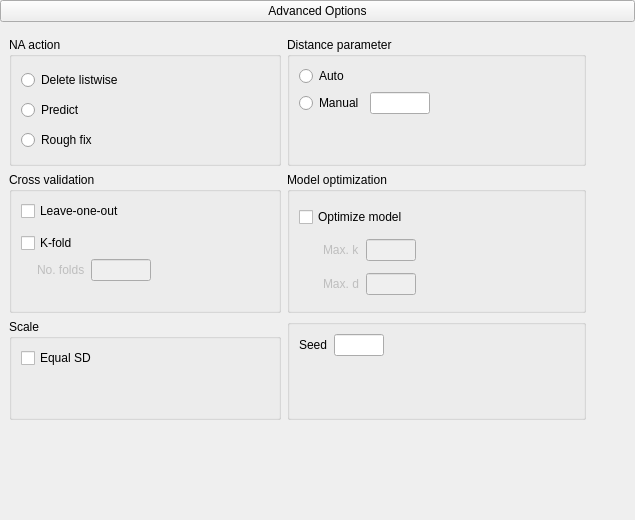
    <widget class="QWidget" name="advancedBox" native="true">
     <layout class="QGridLayout" name="gridLayout_2">
      <property name="leftMargin">
       <number>0</number>
      </property>
      <property name="topMargin">
       <number>0</number>
      </property>
      <property name="rightMargin">
       <number>0</number>
      </property>
      <item row="0" column="0" rowspan="2" colspan="2">
       <widget class="ExpanderButton" name="expanderAdvanced">
        <property name="enabled">
         <bool>true</bool>
        </property>
        <property name="text">
         <string>Advanced Options</string>
        </property>
       </widget>
      </item>
      <item row="3" column="0" rowspan="2" colspan="2">
       <widget class="QWidget" name="advancedOptions" native="true">
        <layout class="QGridLayout" name="gridLayout_7">
         <item row="0" column="2">
          <widget class="BoundGroupBox" name="distanceParameter">
           <property name="title">
            <string>Distance parameter</string>
           </property>
           <property name="flat">
            <bool>false</bool>
           </property>
           <layout class="QGridLayout" name="gridLayout_21">
            <item row="1" column="1">
             <widget class="BoundTextBox" name="distanceParameterManual">
              <property name="sizePolicy">
               <sizepolicy hsizetype="Fixed" vsizetype="Preferred">
                <horstretch>0</horstretch>
                <verstretch>0</verstretch>
               </sizepolicy>
              </property>
              <property name="minimumSize">
               <size>
                <width>60</width>
                <height>0</height>
               </size>
              </property>
              <property name="maximumSize">
               <size>
                <width>60</width>
                <height>16777215</height>
               </size>
              </property>
             </widget>
            </item>
            <item row="0" column="0">
             <widget class="QRadioButton" name="auto_3">
              <property name="sizePolicy">
               <sizepolicy hsizetype="Fixed" vsizetype="Fixed">
                <horstretch>0</horstretch>
                <verstretch>0</verstretch>
               </sizepolicy>
              </property>
              <property name="text">
               <string>Auto</string>
              </property>
             </widget>
            </item>
            <item row="2" column="0">
             <spacer name="verticalSpacer_4">
              <property name="orientation">
               <enum>Qt::Vertical</enum>
              </property>
              <property name="sizeHint" stdset="0">
               <size>
                <width>20</width>
                <height>40</height>
               </size>
              </property>
             </spacer>
            </item>
            <item row="1" column="2">
             <spacer name="horizontalSpacer_3">
              <property name="orientation">
               <enum>Qt::Horizontal</enum>
              </property>
              <property name="sizeHint" stdset="0">
               <size>
                <width>40</width>
                <height>20</height>
               </size>
              </property>
             </spacer>
            </item>
            <item row="1" column="0">
             <widget class="QRadioButton" name="manual_3">
              <property name="sizePolicy">
               <sizepolicy hsizetype="Fixed" vsizetype="Fixed">
                <horstretch>0</horstretch>
                <verstretch>0</verstretch>
               </sizepolicy>
              </property>
              <property name="text">
               <string>Manual</string>
              </property>
             </widget>
            </item>
           </layout>
          </widget>
         </item>
         <item row="0" column="0">
          <widget class="BoundGroupBox" name="naAction">
           <property name="title">
            <string>NA action</string>
           </property>
           <property name="flat">
            <bool>false</bool>
           </property>
           <layout class="QGridLayout" name="gridLayout_20">
            <item row="2" column="0">
             <widget class="QRadioButton" name="roughFix">
              <property name="sizePolicy">
               <sizepolicy hsizetype="Fixed" vsizetype="Fixed">
                <horstretch>0</horstretch>
                <verstretch>0</verstretch>
               </sizepolicy>
              </property>
              <property name="text">
               <string>Rough fix</string>
              </property>
             </widget>
            </item>
            <item row="0" column="0">
             <widget class="QRadioButton" name="deleteListWise">
              <property name="sizePolicy">
               <sizepolicy hsizetype="Fixed" vsizetype="Fixed">
                <horstretch>0</horstretch>
                <verstretch>0</verstretch>
               </sizepolicy>
              </property>
              <property name="text">
               <string>Delete listwise</string>
              </property>
             </widget>
            </item>
            <item row="2" column="1">
             <spacer name="horizontalSpacer">
              <property name="orientation">
               <enum>Qt::Horizontal</enum>
              </property>
              <property name="sizeHint" stdset="0">
               <size>
                <width>40</width>
                <height>20</height>
               </size>
              </property>
             </spacer>
            </item>
            <item row="1" column="0">
             <widget class="QRadioButton" name="predict">
              <property name="text">
               <string>Predict</string>
              </property>
             </widget>
            </item>
           </layout>
          </widget>
         </item>
         <item row="1" column="0">
          <widget class="GroupBox" name="plotsGroup">
           <property name="title">
            <string>Cross validation</string>
           </property>
           <layout class="QGridLayout" name="gridLayout_12">
            <item row="0" column="0" colspan="3">
             <widget class="BoundCheckBox" name="validationLeaveOneOut">
              <property name="sizePolicy">
               <sizepolicy hsizetype="Fixed" vsizetype="Fixed">
                <horstretch>0</horstretch>
                <verstretch>0</verstretch>
               </sizepolicy>
              </property>
              <property name="text">
               <string>Leave-one-out</string>
              </property>
             </widget>
            </item>
            <item row="1" column="0">
             <widget class="QWidget" name="widget_2" native="true">
              <property name="minimumSize">
               <size>
                <width>10</width>
                <height>0</height>
               </size>
              </property>
              <property name="maximumSize">
               <size>
                <width>10</width>
                <height>16777215</height>
               </size>
              </property>
             </widget>
            </item>
            <item row="2" column="0" colspan="2">
             <widget class="BoundCheckBox" name="validationKFold">
              <property name="sizePolicy">
               <sizepolicy hsizetype="Fixed" vsizetype="Fixed">
                <horstretch>0</horstretch>
                <verstretch>0</verstretch>
               </sizepolicy>
              </property>
              <property name="text">
               <string>K-fold</string>
              </property>
             </widget>
            </item>
            <item row="3" column="1">
             <widget class="QLabel" name="label_5">
              <property name="enabled">
               <bool>false</bool>
              </property>
              <property name="text">
               <string>No. folds</string>
              </property>
             </widget>
            </item>
            <item row="3" column="2">
             <widget class="BoundTextBox" name="noOfFolds">
              <property name="enabled">
               <bool>false</bool>
              </property>
              <property name="sizePolicy">
               <sizepolicy hsizetype="Fixed" vsizetype="Preferred">
                <horstretch>0</horstretch>
                <verstretch>0</verstretch>
               </sizepolicy>
              </property>
              <property name="minimumSize">
               <size>
                <width>60</width>
                <height>0</height>
               </size>
              </property>
              <property name="maximumSize">
               <size>
                <width>60</width>
                <height>16777215</height>
               </size>
              </property>
             </widget>
            </item>
            <item row="3" column="3">
             <spacer name="horizontalSpacer_4">
              <property name="orientation">
               <enum>Qt::Horizontal</enum>
              </property>
              <property name="sizeHint" stdset="0">
               <size>
                <width>118</width>
                <height>20</height>
               </size>
              </property>
             </spacer>
            </item>
            <item row="4" column="0">
             <widget class="QLabel" name="label_18">
              <property name="minimumSize">
               <size>
                <width>10</width>
                <height>0</height>
               </size>
              </property>
              <property name="maximumSize">
               <size>
                <width>10</width>
                <height>16777215</height>
               </size>
              </property>
              <property name="text">
               <string/>
              </property>
             </widget>
            </item>
           </layout>
          </widget>
         </item>
         <item row="5" column="2">
          <spacer name="verticalSpacer_5">
           <property name="orientation">
            <enum>Qt::Vertical</enum>
           </property>
           <property name="sizeHint" stdset="0">
            <size>
             <width>20</width>
             <height>40</height>
            </size>
           </property>
          </spacer>
         </item>
         <item row="1" column="3">
          <spacer name="horizontalSpacer_7">
           <property name="orientation">
            <enum>Qt::Horizontal</enum>
           </property>
           <property name="sizeHint" stdset="0">
            <size>
             <width>40</width>
             <height>20</height>
            </size>
           </property>
          </spacer>
         </item>
         <item row="3" column="2">
          <spacer name="verticalSpacer_9">
           <property name="orientation">
            <enum>Qt::Vertical</enum>
           </property>
           <property name="sizeHint" stdset="0">
            <size>
             <width>20</width>
             <height>40</height>
            </size>
           </property>
          </spacer>
         </item>
         <item row="2" column="0">
          <widget class="BoundGroupBox" name="sampleMode_2">
           <property name="title">
            <string>Scale</string>
           </property>
           <layout class="QGridLayout" name="gridLayout_11">
            <item row="0" column="0">
             <widget class="BoundCheckBox" name="scaleEqualSD">
              <property name="text">
               <string>Equal SD</string>
              </property>
             </widget>
            </item>
            <item row="1" column="0">
             <spacer name="verticalSpacer_8">
              <property name="orientation">
               <enum>Qt::Vertical</enum>
              </property>
              <property name="sizeHint" stdset="0">
               <size>
                <width>20</width>
                <height>40</height>
               </size>
              </property>
             </spacer>
            </item>
           </layout>
          </widget>
         </item>
         <item row="1" column="2">
          <widget class="BoundGroupBox" name="groupBox">
           <property name="title">
            <string>Model optimization</string>
           </property>
           <layout class="QGridLayout" name="gridLayout_14">
            <item row="0" column="0" colspan="3">
             <widget class="BoundCheckBox" name="optimizeModel">
              <property name="text">
               <string>Optimize model</string>
              </property>
             </widget>
            </item>
            <item row="1" column="0">
             <spacer name="horizontalSpacer_9">
              <property name="orientation">
               <enum>Qt::Horizontal</enum>
              </property>
              <property name="sizeHint" stdset="0">
               <size>
                <width>18</width>
                <height>20</height>
               </size>
              </property>
             </spacer>
            </item>
            <item row="1" column="1">
             <widget class="QLabel" name="labeloptimize">
              <property name="enabled">
               <bool>false</bool>
              </property>
              <property name="text">
               <string>Max. k</string>
              </property>
             </widget>
            </item>
            <item row="1" column="2">
             <widget class="BoundTextBox" name="optimizeModelMaxK">
              <property name="enabled">
               <bool>false</bool>
              </property>
              <property name="minimumSize">
               <size>
                <width>50</width>
                <height>0</height>
               </size>
              </property>
              <property name="maximumSize">
               <size>
                <width>50</width>
                <height>16777215</height>
               </size>
              </property>
             </widget>
            </item>
            <item row="1" column="3">
             <spacer name="horizontalSpacer_6">
              <property name="orientation">
               <enum>Qt::Horizontal</enum>
              </property>
              <property name="sizeHint" stdset="0">
               <size>
                <width>158</width>
                <height>20</height>
               </size>
              </property>
             </spacer>
            </item>
            <item row="2" column="1">
             <widget class="QLabel" name="labeloptimize2">
              <property name="enabled">
               <bool>false</bool>
              </property>
              <property name="text">
               <string>Max. d</string>
              </property>
             </widget>
            </item>
            <item row="2" column="2">
             <widget class="BoundTextBox" name="optimizeModelMaxD">
              <property name="enabled">
               <bool>false</bool>
              </property>
              <property name="minimumSize">
               <size>
                <width>50</width>
                <height>0</height>
               </size>
              </property>
              <property name="maximumSize">
               <size>
                <width>50</width>
                <height>16777215</height>
               </size>
              </property>
             </widget>
            </item>
           </layout>
          </widget>
         </item>
         <item row="2" column="2">
          <widget class="BoundGroupBox" name="groupBox_2">
           <property name="title">
            <string/>
           </property>
           <layout class="QGridLayout" name="gridLayout_15">
            <item row="0" column="0">
             <widget class="QLabel" name="label_6">
              <property name="text">
               <string>Seed</string>
              </property>
             </widget>
            </item>
            <item row="0" column="1">
             <widget class="BoundTextBox" name="seed">
              <property name="minimumSize">
               <size>
                <width>50</width>
                <height>0</height>
               </size>
              </property>
              <property name="maximumSize">
               <size>
                <width>50</width>
                <height>16777215</height>
               </size>
              </property>
             </widget>
            </item>
            <item row="1" column="0">
             <spacer name="verticalSpacer_11">
              <property name="orientation">
               <enum>Qt::Vertical</enum>
              </property>
              <property name="sizeHint" stdset="0">
               <size>
                <width>20</width>
                <height>40</height>
               </size>
              </property>
             </spacer>
            </item>
            <item row="0" column="2">
             <spacer name="horizontalSpacer_10">
              <property name="orientation">
               <enum>Qt::Horizontal</enum>
              </property>
              <property name="sizeHint" stdset="0">
               <size>
                <width>40</width>
                <height>20</height>
               </size>
              </property>
             </spacer>
            </item>
           </layout>
          </widget>
         </item>
        </layout>
       </widget>
      </item>
     </layout>
    </widget>
